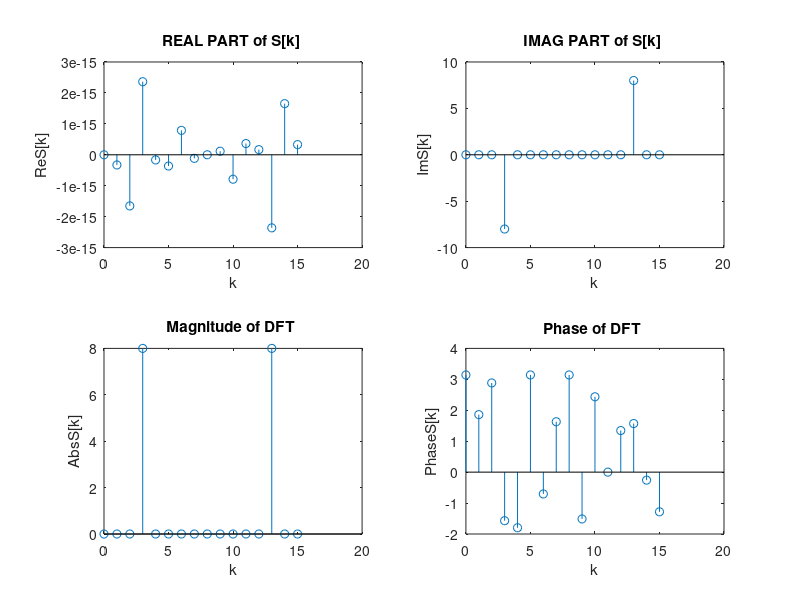

Source code (MATLAB):
N=16;
nn = 0 : (16-1) ;
w_0=6*pi/16;
y= exp(-1i*w_0*nn) ;
Y =fft(y) ;
kk = nn ;
SS=zeros(1,N);
% determination of fi_3,16 [k]
for k = 2:N
    SS((k-1)+ 1)=Y((N-(k-1))+1);
end
k=1;
SS(-(k-1)+1)=Y((k-1)+1); % SS[0] = SS(0 + 1)


SS=[ SS SS ];

S=zeros(1,N);
for k = 1:N
    S((k-1)+ 1)= -(1i/2)*( SS((k-1)+ 1) - SS((N-(k-1)) + 1));
end
subplot(221)
stem(kk,real(S))
title( 'REAL PART of S[k] ' ) , xlabel( 'k'), ylabel('Re{S[k]}')

subplot(222)
stem(kk,imag(S))
title( 'IMAG PART of S[k] ' ) , xlabel( 'k'), ylabel('Im{S[k]}')

subplot(223)
stem(kk,abs(S))
title( 'Magnitude of DFT ' ) , xlabel( 'k'), ylabel('Abs{S[k]}')

subplot(224)
stem(kk,angle(S))
title( 'Phase of DFT ' ) , xlabel( 'k'), ylabel('Phase{S[k]}')